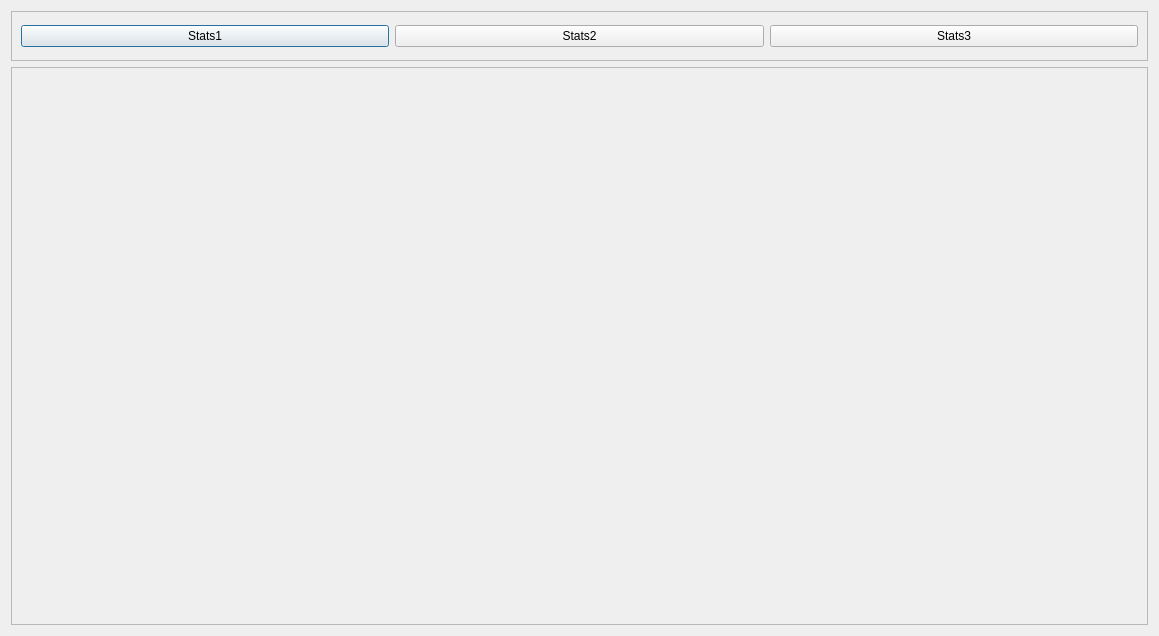
<?xml version="1.0" encoding="UTF-8"?>
<ui version="4.0">
 <class>electionStatisticsSub</class>
 <widget class="QDialog" name="electionStatisticsSub">
  <property name="geometry">
   <rect>
    <x>0</x>
    <y>0</y>
    <width>1159</width>
    <height>636</height>
   </rect>
  </property>
  <property name="windowTitle">
   <string>Dialog</string>
  </property>
  <layout class="QVBoxLayout" name="verticalLayout">
   <item>
    <widget class="QFrame" name="frame">
     <property name="maximumSize">
      <size>
       <width>16777215</width>
       <height>50</height>
      </size>
     </property>
     <property name="frameShape">
      <enum>QFrame::StyledPanel</enum>
     </property>
     <property name="frameShadow">
      <enum>QFrame::Raised</enum>
     </property>
     <layout class="QHBoxLayout" name="horizontalLayout">
      <item>
       <widget class="QPushButton" name="pushButton">
        <property name="maximumSize">
         <size>
          <width>16777215</width>
          <height>16777215</height>
         </size>
        </property>
        <property name="text">
         <string>Stats1</string>
        </property>
       </widget>
      </item>
      <item>
       <widget class="QPushButton" name="pushButton_3">
        <property name="text">
         <string>Stats2</string>
        </property>
       </widget>
      </item>
      <item>
       <widget class="QPushButton" name="pushButton_2">
        <property name="text">
         <string>Stats3</string>
        </property>
       </widget>
      </item>
     </layout>
    </widget>
   </item>
   <item>
    <widget class="QFrame" name="ImageDisplay">
     <property name="frameShape">
      <enum>QFrame::StyledPanel</enum>
     </property>
     <property name="frameShadow">
      <enum>QFrame::Raised</enum>
     </property>
    </widget>
   </item>
  </layout>
 </widget>
 <resources/>
 <connections/>
</ui>
